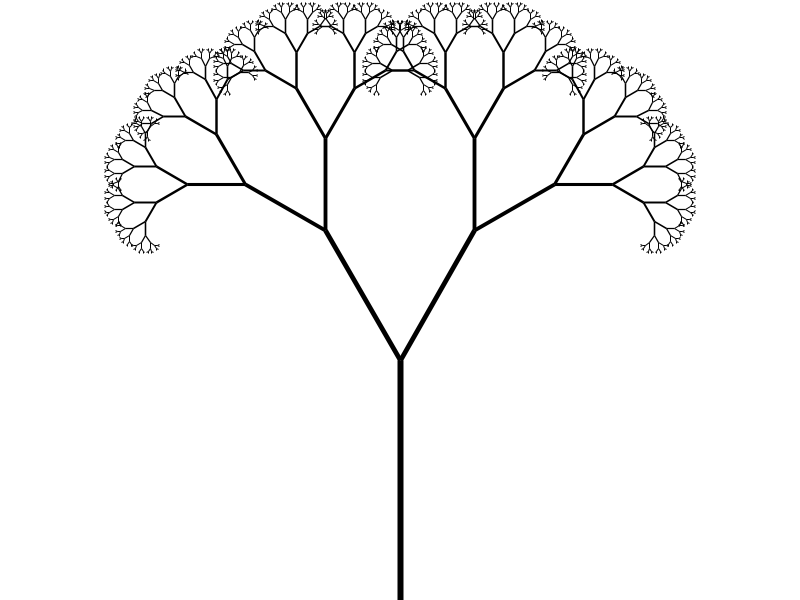
Frame 1 (no input)
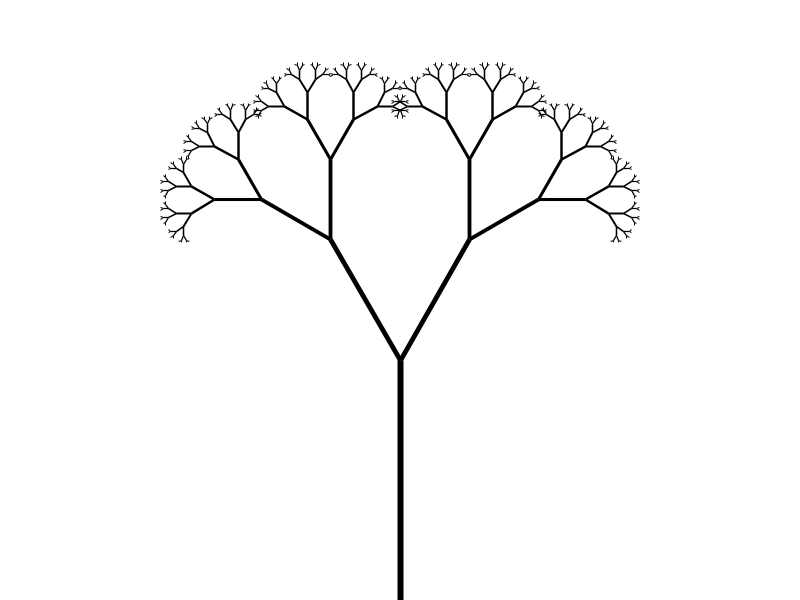
Frame 60 (the mouse pressed at the canvas centre just before this capture)
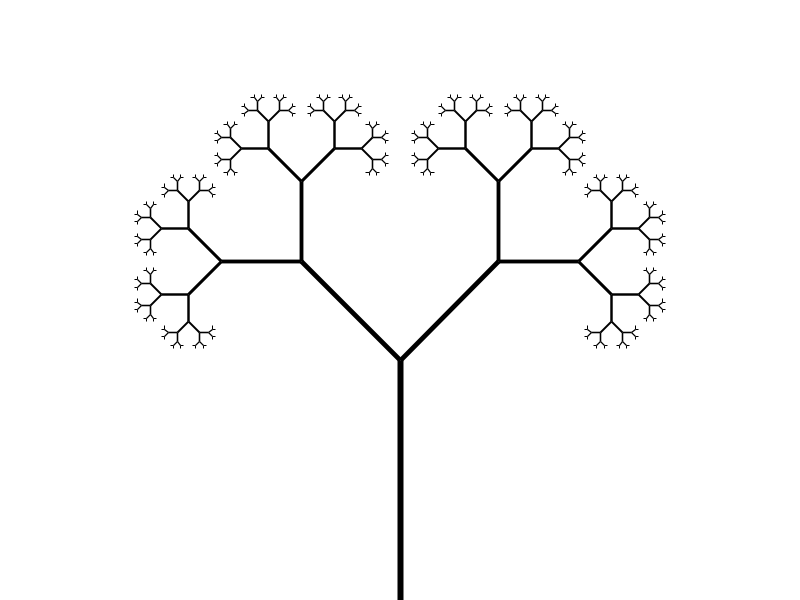
Frame 120 (the mouse held since frame 60 and released just before this capture)

The Processing sketch that drew these frames (run headless with seeded random() and noise(); from frame 60 on, the mouse is pressed at the canvas centre):

// Processing sketch: sketch_036_tree_with_perlin
// ── sketch_036_tree_with_perlin.pde
float theta;
float i;
void setup() {
  size(800, 600);
  theta = PI/6;
  strokeCap(SQUARE);
}

void draw() {
  background(255);
  i += 0.01;
  if(mouseX > 0) theta = map(mouseX, 0, width, 0, PI/2);
  translate(width/2, height);
  branch(240, 6);
}

void branch(float len, float strength) {
  if(len < 2) return;
  strokeWeight(strength);
  line(0, 0, 0, -len);
  translate(0, -len);
  
  len = map(noise(i), 0, 1, len*0.5, len*0.7);
  strength = constrain(strength*0.8, 1, 6);
  
  pushMatrix();
  rotate(-theta);
  branch(len, strength);
  popMatrix();
  
  pushMatrix();
  rotate(theta);
  branch(len, strength);
  popMatrix();
}
